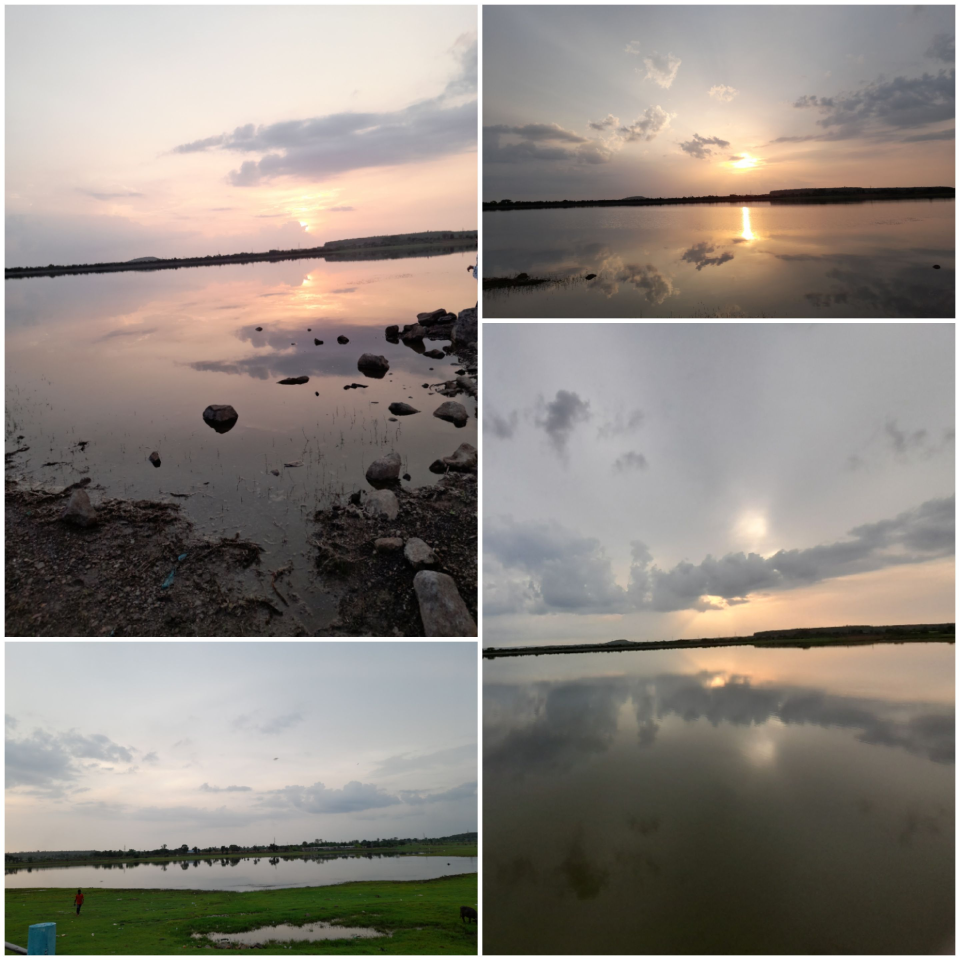
#> input picture Image Processing/Resources/Nature.jpg, 2880 x 2880 px, found by its file name (shown at 1/3 size)
$ python BasicFun2.py
#> lines starting #> are read from the running program, lines starting #| are printed output that depends on the picture; after the words box and inside, x2 and y2 are one past the last pixel; in counts of white or black regions, pixels touching at a corner belong together
"""
3.
"""
import cv2
import numpy as np

img = cv2.imread("D:/My codes/Computer Vision/Image Processing/Resources/Nature.jpg")
#> img is the input picture: shape (2880, 2880, 3); mean B, G, R 128.2, 135.1, 141.9
kernel=np.ones((5, 5), np.uint8)

# To give Gray colour to the image
imgGray = cv2.cvtColor(img, cv2.COLOR_BGR2GRAY)
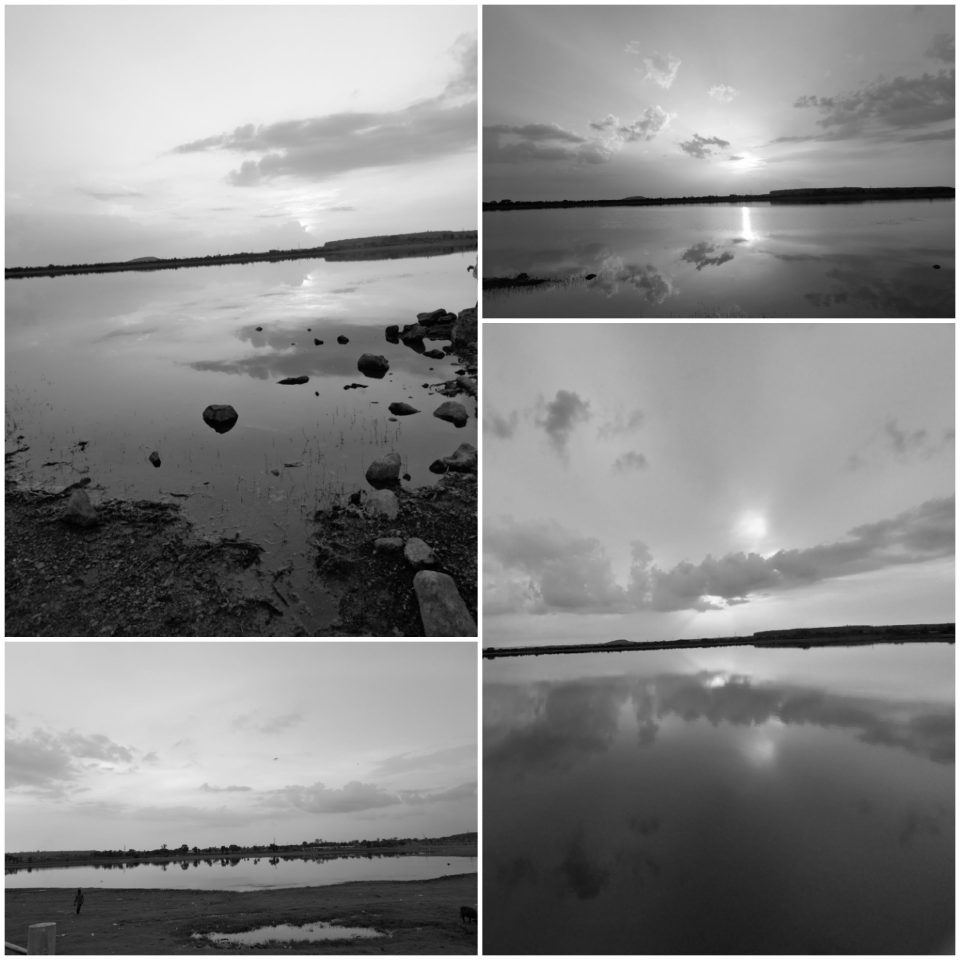
#> imgGray: shape (2880, 2880) (shown at 1/3 size); min 0, max 255, mean 136.3
imgGray = cv2.resize(imgGray, (640, 480))
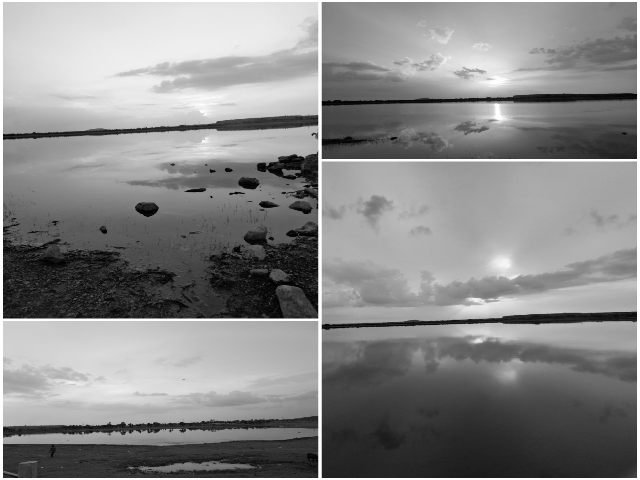
#> imgGray: shape (480, 640); min 1, max 255, mean 136.3

# To give blur effect to the image
imgBlur = cv2.GaussianBlur(imgGray, (7, 7), 0)
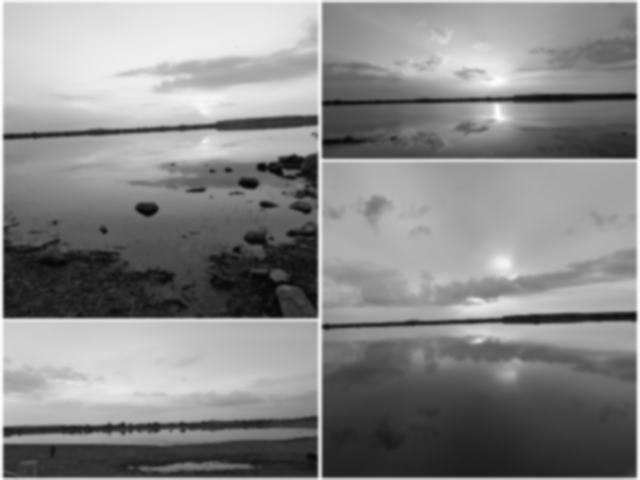
#> imgBlur: shape (480, 640); min 6, max 254, mean 136.2

# To add an edge detector: 2 thresholds: 100 and 100
imgCanny = cv2.Canny(img, 100, 100)
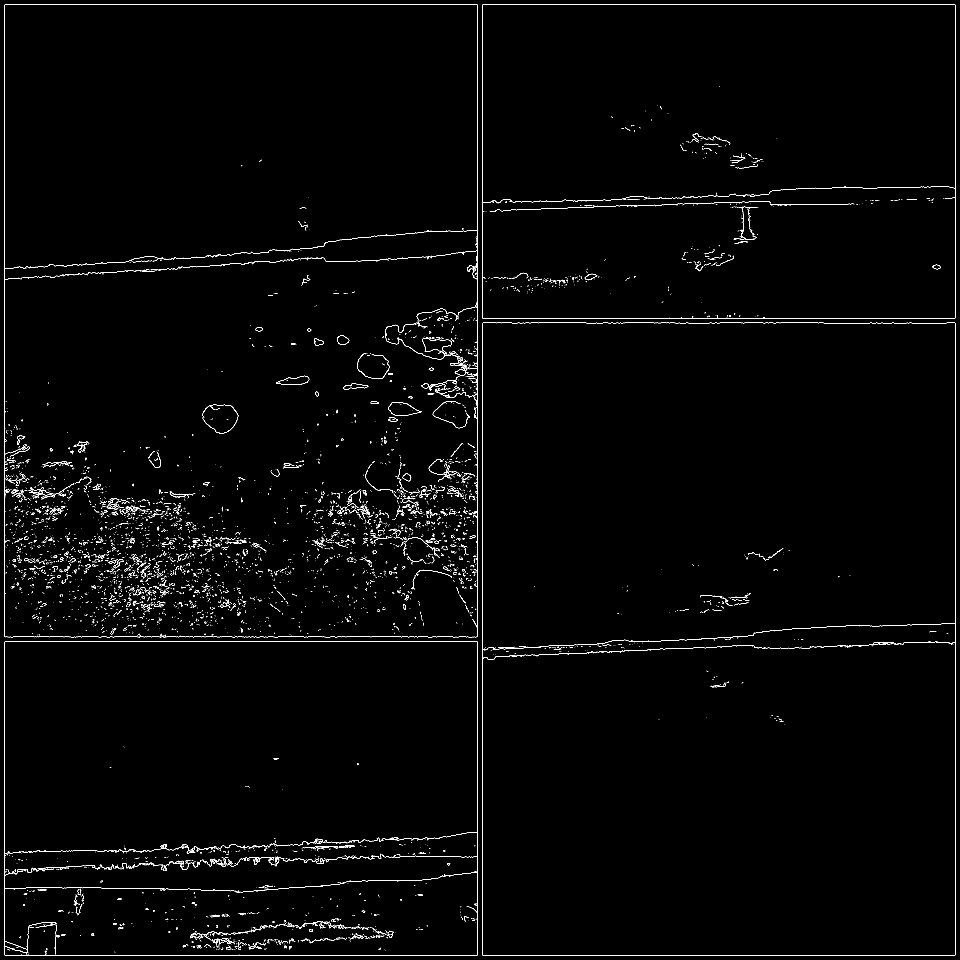
#> imgCanny: shape (2880, 2880) (shown at 1/3 size); 0.99% white in thin lines or dots
imgCanny = cv2.resize(imgCanny, (640, 480))
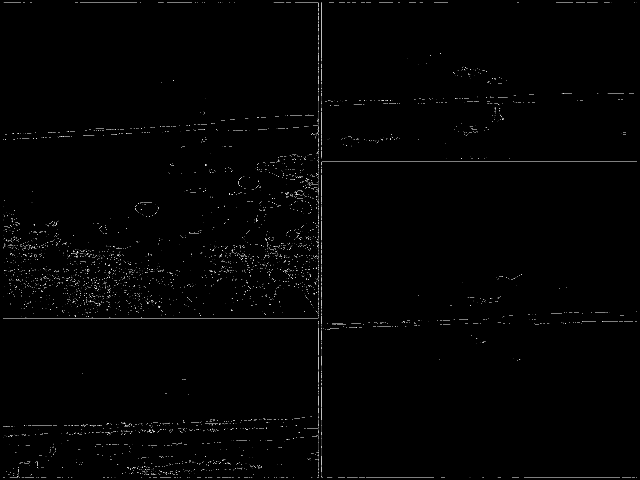
#> imgCanny: shape (480, 640); min 0, max 255, mean 2.8

# Dilation
imgDilation = cv2.dilate(imgCanny, kernel, iterations=5)
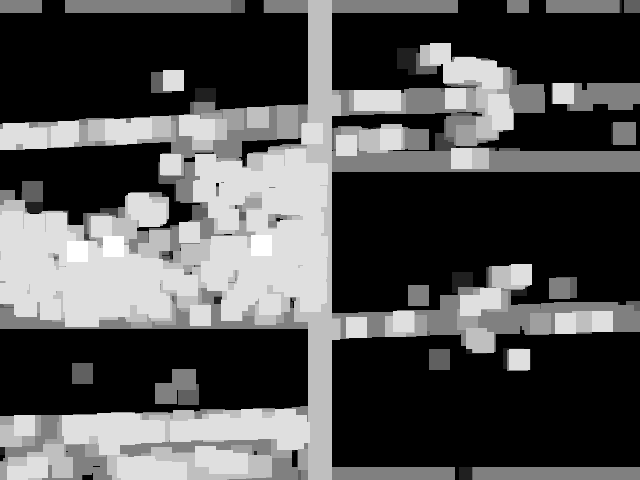
#> imgDilation: shape (480, 640); min 0, max 255, mean 80.5

# Erossion
imgErosion = cv2.erode(imgDilation, kernel, iterations=1)
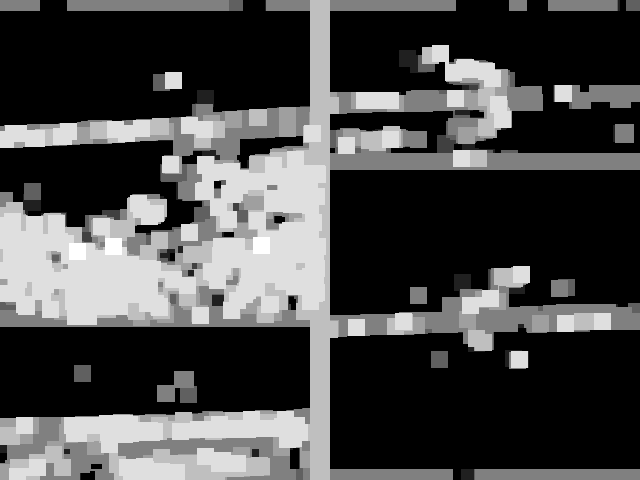
#> imgErosion: shape (480, 640); min 0, max 255, mean 70.3

cv2.imshow("Gray Image", imgGray)
cv2.imshow("Blur Image", imgBlur)
cv2.imshow("Canny Image", imgCanny)
cv2.imshow("Dilation Image", imgDilation)
cv2.imshow("Eroded Image", imgErosion)
cv2.waitKey(0)

$ run again, with Image Processing/Resources/Face.jpg copied over Image Processing/Resources/Nature.jpg
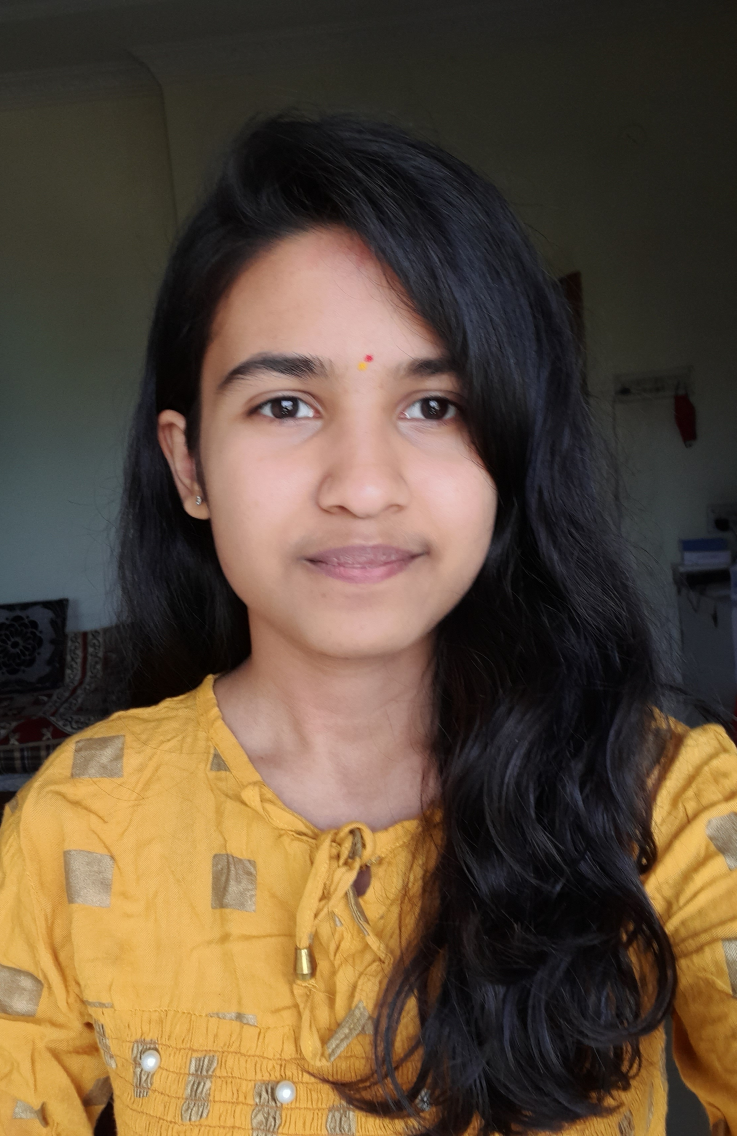
#> input picture Image Processing/Resources/Face.jpg, 2210 x 3408 px, found by its file name (shown at 1/3 size)
#> img is the input picture: shape (3408, 2210, 3); mean B, G, R 58.6, 77.8, 95.5
#> `imgCanny = cv2.Canny(img, 100, 100)`:
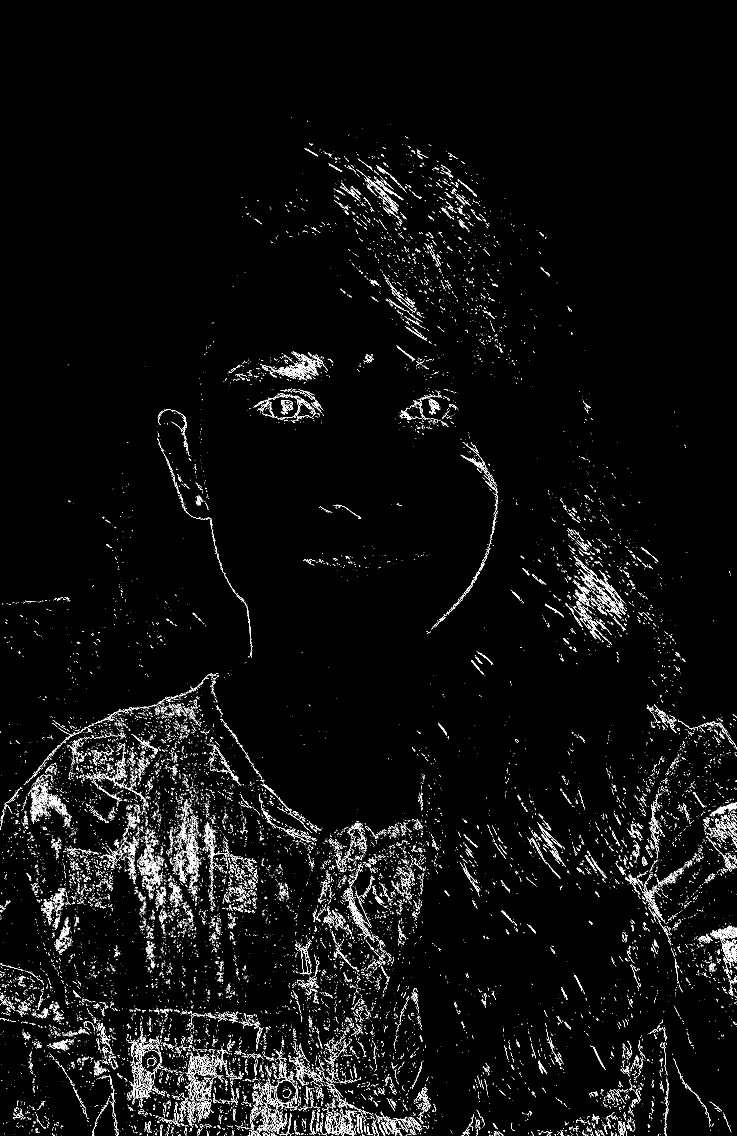
#> imgCanny: shape (3408, 2210) (shown at 1/3 size); 2.3% white in thin lines or dots, all inside (x1, y1, x2, y2) = (0, 352, 2210, 3408)
#> `imgErosion = cv2.erode(imgDilation, kernel, iterations=1)`:
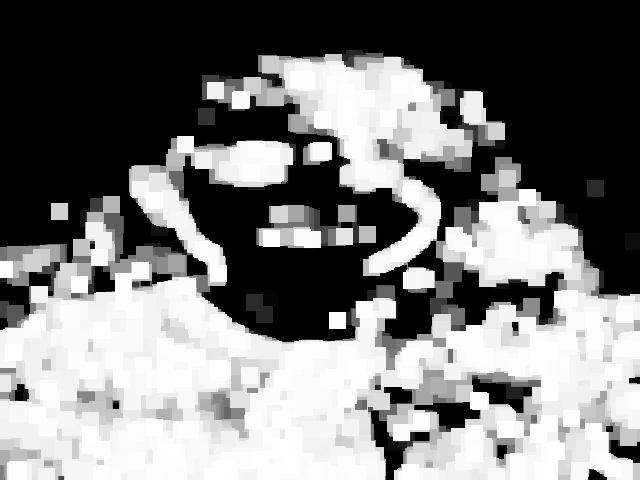
#> imgErosion: shape (480, 640); min 0, max 255, mean 121.4
